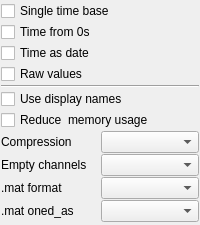
                  <widget class="QWidget" name="MAT">
                   <layout class="QGridLayout" name="gridLayout_3">
                    <property name="leftMargin">
                     <number>1</number>
                    </property>
                    <property name="topMargin">
                     <number>1</number>
                    </property>
                    <property name="rightMargin">
                     <number>1</number>
                    </property>
                    <property name="bottomMargin">
                     <number>1</number>
                    </property>
                    <property name="spacing">
                     <number>1</number>
                    </property>
                    <item row="10" column="0">
                     <widget class="QLabel" name="label_19">
                      <property name="text">
                       <string>.mat oned_as</string>
                      </property>
                     </widget>
                    </item>
                    <item row="7" column="0">
                     <widget class="QLabel" name="label_70">
                      <property name="text">
                       <string>Compression</string>
                      </property>
                     </widget>
                    </item>
                    <item row="9" column="0">
                     <widget class="QLabel" name="label_69">
                      <property name="text">
                       <string>.mat format</string>
                      </property>
                     </widget>
                    </item>
                    <item row="7" column="1">
                     <widget class="QComboBox" name="export_compression_mat"/>
                    </item>
                    <item row="11" column="0">
                     <spacer name="verticalSpacer_4">
                      <property name="orientation">
                       <enum>Qt::Orientation::Vertical</enum>
                      </property>
                      <property name="sizeHint" stdset="0">
                       <size>
                        <width>20</width>
                        <height>2</height>
                       </size>
                      </property>
                     </spacer>
                    </item>
                    <item row="4" column="0" colspan="2">
                     <widget class="Line" name="line_31">
                      <property name="orientation">
                       <enum>Qt::Orientation::Horizontal</enum>
                      </property>
                     </widget>
                    </item>
                    <item row="8" column="1">
                     <widget class="QComboBox" name="empty_channels_mat"/>
                    </item>
                    <item row="9" column="1">
                     <widget class="QComboBox" name="mat_format"/>
                    </item>
                    <item row="10" column="1">
                     <widget class="QComboBox" name="oned_as"/>
                    </item>
                    <item row="8" column="0">
                     <widget class="QLabel" name="label_68">
                      <property name="text">
                       <string>Empty channels</string>
                      </property>
                     </widget>
                    </item>
                    <item row="0" column="0" colspan="2">
                     <widget class="QCheckBox" name="single_time_base_mat">
                      <property name="text">
                       <string>Single time base</string>
                      </property>
                     </widget>
                    </item>
                    <item row="1" column="0" colspan="2">
                     <widget class="QCheckBox" name="time_from_zero_mat">
                      <property name="text">
                       <string>Time from 0s</string>
                      </property>
                     </widget>
                    </item>
                    <item row="2" column="0" colspan="2">
                     <widget class="QCheckBox" name="time_as_date_mat">
                      <property name="text">
                       <string>Time as date</string>
                      </property>
                     </widget>
                    </item>
                    <item row="3" column="0" colspan="2">
                     <widget class="QCheckBox" name="raw_mat">
                      <property name="text">
                       <string>Raw values</string>
                      </property>
                     </widget>
                    </item>
                    <item row="5" column="0" colspan="2">
                     <widget class="QCheckBox" name="use_display_names_mat">
                      <property name="text">
                       <string>Use display names</string>
                      </property>
                     </widget>
                    </item>
                    <item row="6" column="0" colspan="2">
                     <widget class="QCheckBox" name="reduce_memory_usage_mat">
                      <property name="text">
                       <string>Reduce  memory usage</string>
                      </property>
                     </widget>
                    </item>
                   </layout>
                  </widget>
